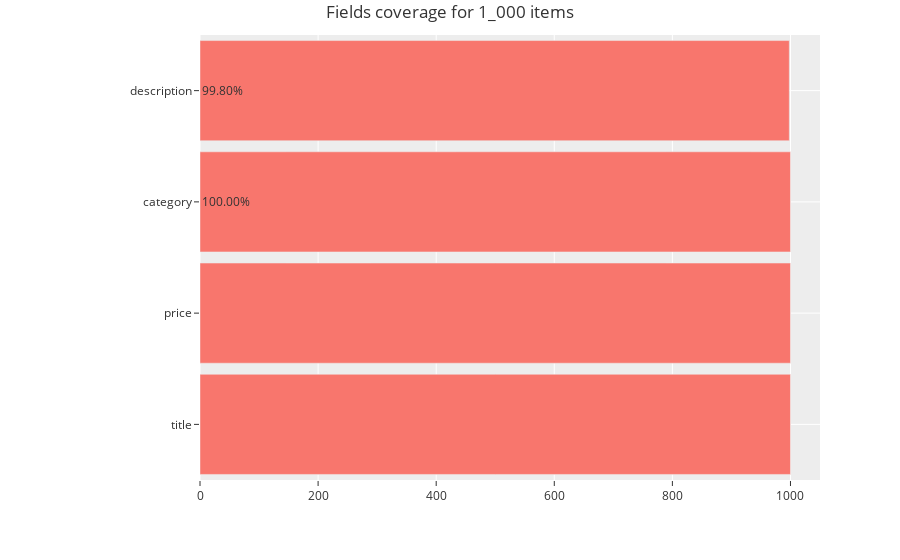
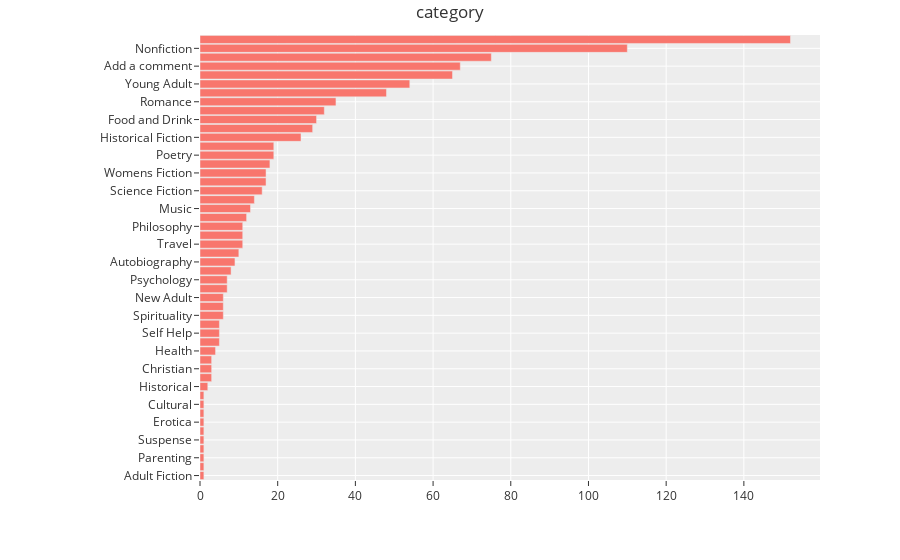

The code cell stored with these charts, in order, in its notebook:
### Markdown cell above
We already got something! Let's execute the whole thing again to see how `category` tag works.

### Code cell
a.report_all()

### Figure 1 — Plotly figure (JSON) as saved in the notebook; plotly's stock layout.template omitted (floating-point values rounded to 4 significant figures)
{"data": [{"orientation": "h", "type": "bar", "uid": "92c0578e-95b9-49d2-bdb6-46efd7ad21bb", "x": [1000, 1000, 1000, 998], "y": ["title", "price", "category", "description"]}], "layout": {"annotations": [{"showarrow": false, "text": "99.80%", "x": 0, "xref": "paper", "y": "description", "yref": "y"}, {"showarrow": false, "text": "100.00%", "x": 0, "xref": "paper", "y": "category", "yref": "y"}], "autosize": true, "bargap": 0.1, "hovermode": "y", "margin": {"l": 200, "t": 35}, "title": {"text": "Fields coverage for 1_000 items"}, "xaxis": {"range": [0, 1050], "type": "linear"}, "yaxis": {"autorange": true, "range": [-0.5, 3.5], "type": "category"}}}

### Figure 2 — Plotly figure (JSON) as saved in the notebook; plotly's stock layout.template omitted (floating-point values rounded to 4 significant figures)
{"data": [{"orientation": "h", "type": "bar", "uid": "38932613-f635-47e2-a176-f8be12f93bbb", "x": [1, 1, 1, 1, 1, 1, 1, 1, 1, 1, 2, 3, 3, 3, 4, 5, 5, 5, 6, 6, 6, 7, 7, 8, 9, 10, 11, 11, 11, 12, 13, 14, 16, 17, 17, 18, 19, 19, 26, 29, 30, 32, 35, 48, 54, 65, 67, 75, 110, 152], "y": ["Adult Fiction", "Crime", "Parenting", "Paranormal", "Suspense", "Academic", "Erotica", "Short Stories", "Cultural", "Novels", "Historical", "Politics", "Christian", "Contemporary", "Health", "Biography", "Self Help", "Sports and Games", "Spirituality", "Christian Fiction", "New Adult", "Religion", "Psychology", "Art", "Autobiography", "Humor", "Travel", "Thriller", "Philosophy", "Business", "Music", "Science", "Science Fiction", "Horror", "Womens Fiction", "History", "Poetry", "Classics", "Historical Fiction", "Childrens", "Food and Drink", "Mystery", "Romance", "Fantasy", "Young Adult", "Fiction", "Add a comment", "Sequential Art", "Nonfiction", "Default"]}], "layout": {"autosize": true, "bargap": 0.1, "hovermode": "y", "margin": {"l": 200, "t": 35}, "title": {"text": "category"}, "xaxis": {"range": [0, 159.6], "type": "linear"}, "yaxis": {"autorange": true, "range": [-0.5, 49.5], "type": "category"}}}
